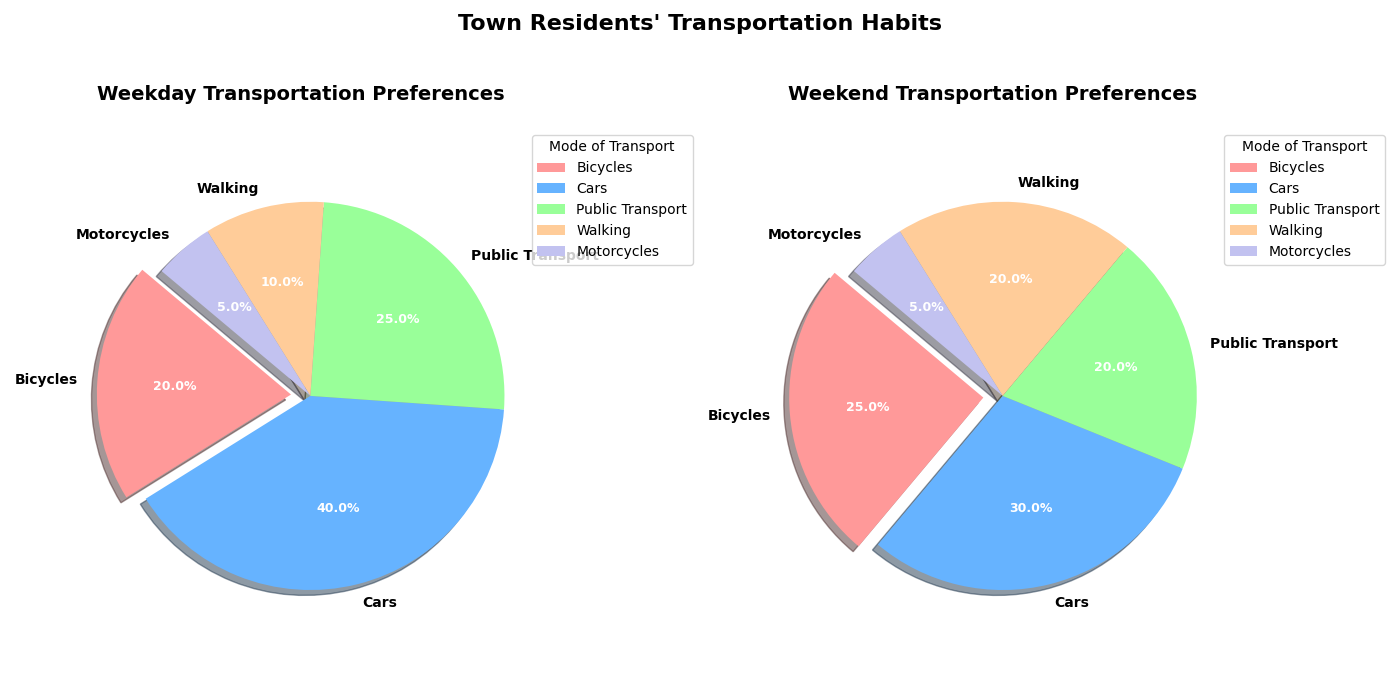

Write the Python code that produced this figure.
import matplotlib.pyplot as plt
import numpy as np

# Backstory: We're analyzing the transportation preferences of a small town's residents. 
# The data shows the percentage that each mode of transportation is used during weekdays and weekends.
modes_of_transport = ['Bicycles', 'Cars', 'Public Transport', 'Walking', 'Motorcycles']
weekday_usage = [20, 40, 25, 10, 5]
weekend_usage = [25, 30, 20, 20, 5]

# Colors for the different modes of transportation
colors = ['#ff9999','#66b3ff','#99ff99','#ffcc99','#c2c2f0']
explode = (0.1, 0, 0, 0, 0)  # Explode the first slice to highlight Bicycles on the first chart

# Create subplots: one for weekday usage and one for weekend usage
fig, (ax1, ax2) = plt.subplots(1, 2, figsize=(14, 7))

# Plot the weekday pie chart
wedges1, texts1, autotexts1 = ax1.pie(
    weekday_usage,
    labels=modes_of_transport,
    autopct='%1.1f%%',
    startangle=140,
    colors=colors,
    explode=explode,
    shadow=True
)

# Customize label and text appearance for the weekday chart
plt.setp(texts1, size=10, weight='bold')
plt.setp(autotexts1, size=9, weight='bold', color='white')

# Title for the weekday pie chart
ax1.set_title("Weekday Transportation Preferences", fontsize=14, fontweight='bold', pad=20)
ax1.axis('equal')

# Add legend for the weekday chart
ax1.legend(wedges1, modes_of_transport, title="Mode of Transport", loc="upper left", bbox_to_anchor=(1, 0, 0.5, 1))

# Plot the weekend pie chart
wedges2, texts2, autotexts2 = ax2.pie(
    weekend_usage,
    labels=modes_of_transport,
    autopct='%1.1f%%',
    startangle=140,
    colors=colors,
    explode=explode,
    shadow=True
)

# Customize label and text appearance for the weekend chart
plt.setp(texts2, size=10, weight='bold')
plt.setp(autotexts2, size=9, weight='bold', color='white')

# Title for the weekend pie chart
ax2.set_title("Weekend Transportation Preferences", fontsize=14, fontweight='bold', pad=20)
ax2.axis('equal')

# Add legend for the weekend chart
ax2.legend(wedges2, modes_of_transport, title="Mode of Transport", loc="upper left", bbox_to_anchor=(1, 0, 0.5, 1))

# Main title for the overall chart
fig.suptitle("Town Residents' Transportation Habits", fontsize=16, fontweight='bold')

# Adjust layout to prevent overlap
plt.tight_layout(rect=[0, 0.03, 1, 0.95])

# Show the plot
plt.show()
